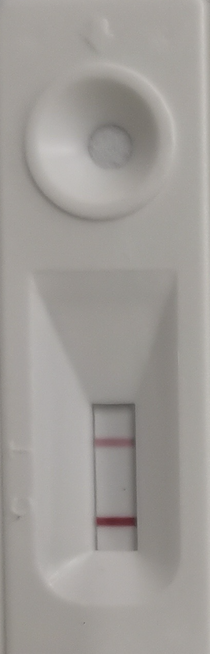
#> input picture 02_0.8mg.png, 210 x 654 px
$ python '轮廓测试.py'
#> lines starting #> are read from the running program, lines starting #| are printed output that depends on the picture; after the words box and inside, x2 and y2 are one past the last pixel; in counts of white or black regions, pixels touching at a corner belong together; long printed decimals are rounded
import cv2
import numpy as np
from PIL import Image,ImageDraw
import matplotlib.pyplot as plt
import pandas as pd
from pandas import Series, DataFrame
# ⚠️将试纸颜色外的部分变成黑色
image = cv2.imread('02_0.8mg.png')
#> image is the input picture: shape (654, 210, 3); mean B, G, R 152.2, 156.1, 159.8
im = Image.open('02_0.8mg.png')
w,h=im.size #读取图片宽、高
#> w = 210; h = 654
lower_red2=np.array([100,18,60])
upper_red2=np.array([210,210,190])
#将bgr转换成hsv
hsv=cv2.cvtColor(image,cv2.COLOR_BGR2HSV)
#> hsv: shape (654, 210, 3); mean H, S, V 16.9, 12.4, 159.8
#介于范围之间的为白色，其余黑色
# mask=cv2.inRange(hsv,lower_red,upper_red)
mask2=cv2.inRange(hsv,lower_red2,upper_red2)
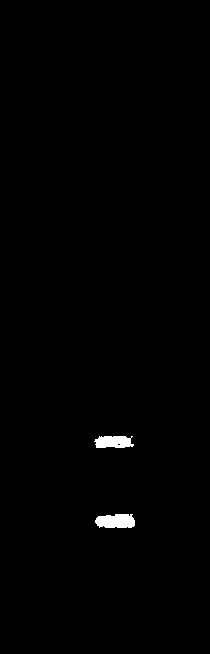
#> mask2: shape (654, 210); 0.64% white; 2 white regions, box (x1, y1, x2, y2) and area: (95, 514, 135, 528) 478, (94, 436, 134, 448) 397
#
#
# res=cv2.bitwise_and(image,image,mask=mask)
res2=cv2.bitwise_and(image,image,mask=mask2)
# [25 lines of commented-out code are left out]
cv2.namedWindow('image', cv2.WINDOW_NORMAL)
cv2.imshow('image',image)
# [10 lines of commented-out code are left out]

cv2.imwrite('res_02_0.8mg.jpg', res2)


# ⚠️开始分割
img = cv2.imread('res_02_0.8mg.jpg')
cv2.imshow('fengehou', img)
img_2 = cv2.imread('02_0.8mg.png')
img_3=cv2.cvtColor(img_2, cv2.COLOR_BGR2GRAY)
cv2.imshow('yuantu', img_2)
im = Image.open('res_02_0.8mg.jpg')
#> im: PIL image 210x654 RGB
w,h=im.size #读取图片宽、高
# plt.imshow(img)
# plt.show()
#转换成灰度图
grayImg = cv2.cvtColor(img, cv2.COLOR_BGR2GRAY)
# cv2.namedWindow('huidutu', cv2.WINDOW_NORMAL)
cv2.imshow('huidutu',grayImg)
#固定阈值二值化
#binimg输出图，[100：阈值] [ 255: 当像素值超过了阈值（或者小于阈值，根据type来决定），所赋予的值][ cv2.THRESH_BINARY:二值化操作的类型]
# ret,binImg = cv2.threshold(grayImg,35, 255, cv2.THRESH_BINARY)
ret,binImg = cv2.threshold(grayImg,0, 255, cv2.THRESH_BINARY + cv2.THRESH_OTSU)
#> binImg: shape (654, 210); 0.64% white; 2 white regions
#> ret = 48
cv2.imshow('erzhihua',binImg)
#轮廓检测:
# binImg：源图像，8位单通道图像，非0像素值均按像素值为1处理，该函数在提取轮廓的过程中会改变图像
# contours：轮廓信息，每个轮廓由点集组成，而所有的轮廓构成了contours列表
# hierarchy：可选参数，表示轮廓的层次信息（拓扑信息，有种树结构的感觉），
    # 每个轮廓元素contours[i]对应4个hierarchy元素hierarchy[i][0]~hierarchy[i][3]，
    # 分别表示后一个轮廓、前一个轮廓、父轮廓和内嵌轮廓的编号，若无对应项，则该参数为负值
# mode：轮廓检索模式
    # cv2.RETR_EXTERNAL：只检测最外层轮廓，并置hierarchy[i][2]=hierarchy[i][3]=-1
    # cv2.RETR_LIST：提取所有轮廓并记录在列表中，轮廓之间无等级关系
    # cv2.RETR_CCOMP：提取所有轮廓并建立双层结构（顶层为连通域的外围轮廓，底层为孔的内层边界）
    # cv2.RETR_TREE：提取所有轮廓，并重新建立轮廓层次结构
#method：轮廓逼近方法
    # cv2.CHAIN_APPROX_NONE：获取每个轮廓的每个元素，相邻像素的位置差不超过1，即连续的点，但通常我们并不需要所有的点
    # cv2.CHAIN_APPROX_SIMPLE：压缩水平方向、垂直方向和对角线方向的元素，保留该方向的终点坐标，
    # 如矩形的轮廓可用4个角点表示，这是一种常用的方法，比第一种方法能得出更少的点
    # cv2.CHAIN_APPROX_TC89_L1和cv2.CHAIN_APPROX_TC89_KCOS：对应Tch-Chain链逼近算法
contours, hierarchy = cv2.findContours(binImg, cv2.RETR_LIST, cv2.CHAIN_APPROX_SIMPLE)
#> contours = 4 contours, 2 with area under 20; largest, box (x1, y1, x2, y2) and area: (95, 514, 135, 528) 430, (94, 436, 134, 448) 350
# 轮廓绘制
# cv2.drawContours(image, contours, contourIdx, color[, thickness[, lineType[, hierarchy[, maxLevel[, offset]]]]])
# image：目标输出图像
# contours：所有的轮廓，可直接传入findContours函数中的contours参数
# contourIdx：轮廓的索引，即绘制哪个轮廓，若为负值则绘制所有轮廓
# color：绘制的颜色，元祖形式，如（255）或（255, 255, 255）
# thickness：绘制的轮廓的线条粗细程度，若为负数，表示要填充整个轮廓
cv2.drawContours(img, contours,-1, (255, 255, 255), 1)
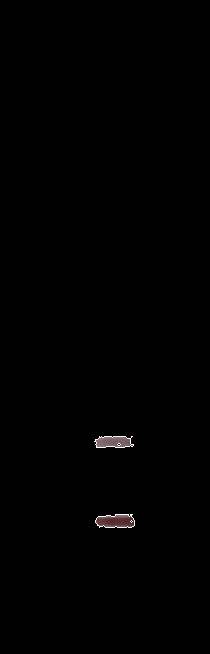
#> img: shape (654, 210, 3); mean B, G, R 0.8, 0.8, 0.9
plt.imshow(img)
plt.show()
li=[]
li2=[]
for i in range(len(contours)):
    if len(contours[i])>10:
        li.append(i)
        print("轮廓 %d 的点集合有: %s" %(i,contours[i]))
#> this loop made 4 passes
#> (printed output is left out)
#> after the loop, li = [1, 3]
# [5 lines of commented-out code are left out]
x1,y1=((contours[0][0])[0])[0],((contours[0][0])[0])[1]
#> x1 = 130; y1 = 521
for j in li:
    i=0
    min_x = ((contours[j][0])[0])[0]
    min_y=((contours[j][0])[0])[1]
    max_x = ((contours[j][0])[0])[0]
    max_y=((contours[j][0])[0])[1]
    while(i<len(contours[j])):
        n=contours[j][i]
        # print(n)
        x=((n)[0])[0]
        y=((n)[0])[1]
        if x<=min_x:
            min_x=x
        if y<=min_y:
            min_y=y
        if x>=max_x:
            max_x=x
        if y>=max_y:
            max_y=y
        i+=1
    # print(min_x,min_y)
    # print(max_x,max_y)
    print("-----------")
    lu=[min_x,min_y,max_x,max_y]
    li2.extend(lu)
#> this loop made 2 passes
#> lu on pass 1: [95, 514, 134, 527]
#> (j, lu) on pass 2: (3, [94, 436, 133, 447])
#> after the loop, li2 = [95, 514, 134, 527, 94, 436, 133, 447]
print(li2)
#| [95, 514, 134, 527, 94, 436, 133, 447]


grayImg_2 = cv2.cvtColor(img, cv2.COLOR_BGR2GRAY)
cut1 = grayImg[li2[1]:li2[3], li2[0]:li2[2]]
cut2 = grayImg[li2[5]:li2[7], li2[4]:li2[6]]
# cv2.imshow('cut0', cut0)
cv2.imshow('cut1', cut1)
cv2.imshow('cut2', cut2)
print("截取后的")
print(cut1.shape,cut2.shape)
#| (13, 39) (11, 39)
w_1,h_1=cut1.shape#读取图片宽、高
#> w_1 = 13; h_1 = 39
print(w_1,h_1)
#| 13 39
w_2,h_2=cut2.shape #读取图片宽、高
#> w_2 = 11; h_2 = 39
cut1_1=cut1[int(w_1/10*5):int(w_1/10*9),int(h_1/10):int(h_1/10*9)]
cut2_1=cut2[int(w_2/10*5):int(w_2/10*9),int(h_2/10):int(h_2/10*9)]
cv2.imshow('cut1_1', cut1_1)
cv2.imshow('cut2_1', cut2_1)
sum=0
num=0
for x in range(cut1_1.shape[0]):#输出图片对象每个像素点的RBG值到array
    for y in range(cut1_1.shape[1]):
        r = cut1_1[x,y]#获取当前像素点RGB值
        if(r>10 and r<255):
            num+=1
            sum+=r
#> after the loop, num = 160; sum = 10006
mean1=sum/num
#> mean1 = 62.54
print("num=",num)
#| num= 160
print("mean1=",mean1)
#| mean1= 62.5375

sum=0
num=0
for x in range(cut2_1.shape[0]):#输出图片对象每个像素点的RBG值到array
    for y in range(cut2_1.shape[1]):
        r = cut2_1[x,y]#获取当前像素点RGB值
        if (r>10):
            num+=1
            sum+=r
#> after the loop, num = 126; sum = 13374
mean2=sum/num
#> mean2 = 106.1
print("num=",num)
#| num= 126
print("mean2=",mean2)
#| mean2= 106.143

print("差值=",abs(mean2-mean1))
#| 差值= 43.605
# cv2.imshow('yuantu2', img_2)
print(8//10)
ori_cut1 = img_2[li2[1]:li2[3], li2[0]:li2[2]]
ori_cut2 = img_2[li2[5]:li2[7], li2[4]:li2[6]]
cv2.imshow('ori1',ori_cut1)
cv2.imshow('ori2',ori_cut2)
# cv2.waitKey(0)

# cv2.namedWindow('lunkuo', cv2.WINDOW_NORMAL)
cv2.imshow('lunkuo',img)
# [5 lines of commented-out code are left out]
cv2.waitKey(0)

$ run again, with 02_0.6mg.png copied over 02_0.8mg.png
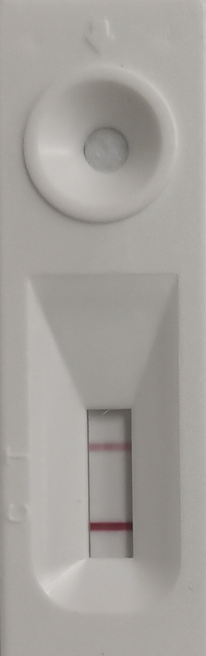
#> input picture 02_0.6mg.png, 206 x 656 px
#> image is the input picture: shape (656, 206, 3); mean B, G, R 156.9, 161.2, 164.4
#> hsv: shape (656, 206, 3); mean H, S, V 18.4, 12.1, 164.4
#> `mask2=cv2.inRange(hsv,lower_red2,upper_red2)`:
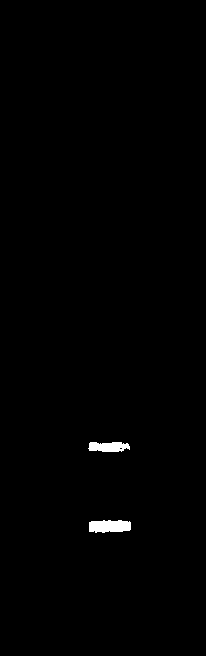
#> mask2: shape (656, 206); 0.59% white; 2 white regions, box (x1, y1, x2, y2) and area: (89, 520, 131, 533) 461, (88, 442, 130, 452) 340
#> binImg: shape (656, 206); 0.58% white; 3 white regions (1 under 20 px)
#> ret = 47
#> contours = 5 contours, 3 with area under 20; largest, box (x1, y1, x2, y2) and area: (89, 520, 131, 533) 388, (88, 442, 130, 452) 294
#> `cv2.drawContours(img, contours,-1, (255, 255, 255), 1)`:
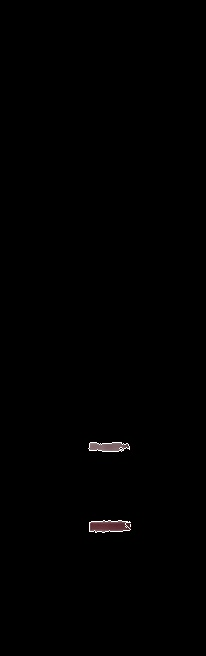
#> img: shape (656, 206, 3); mean B, G, R 0.8, 0.7, 0.9
#> the loop `for i in range(len(contours)):` made 5 passes
#> (printed output is left out)
#> after the loop `for i in range(len(contours)):`: li = [2, 4]
#> x1 = 125; y1 = 526
#> the loop `for j in li:` made 2 passes
#> (j, lu) on passes 1 to 2: (2, [89, 520, 130, 532]), (4, [88, 442, 129, 451])
#> (printed output is left out)
#> after the loop `for j in li:`: li2 = [89, 520, 130, 532, 88, 442, 129, 451]
#| [89, 520, 130, 532, 88, 442, 129, 451]
#| (12, 41) (9, 41)
#| 12 41
#> after the loop `for x in range(cut1_1.shape[0]):#输出图片对象每个像素点的RBG值到array`: num = 128; sum = 8621
#> mean1 = 67.35
#| num= 128
#| mean1= 67.352
#> after the loop `for x in range(cut2_1.shape[0]):#输出图片对象每个像素点的RBG值到array`: num = 126; sum = 14076
#> mean2 = 111.7
#| num= 126
#| mean2= 111.714
#| 差值= 44.363
